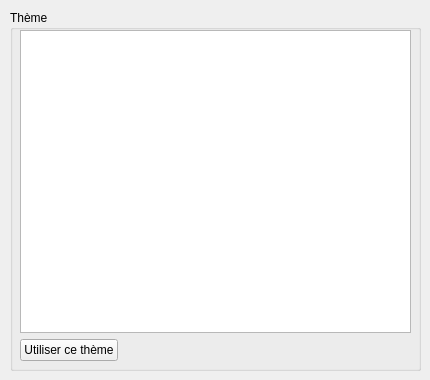
        <widget class="QWidget" name="page_6">
         <widget class="QGroupBox" name="groupBox_9">
          <property name="geometry">
           <rect>
            <x>10</x>
            <y>10</y>
            <width>411</width>
            <height>361</height>
           </rect>
          </property>
          <property name="title">
           <string>Thème</string>
          </property>
          <widget class="QWidget" name="verticalLayoutWidget_11">
           <property name="geometry">
            <rect>
             <x>10</x>
             <y>20</y>
             <width>391</width>
             <height>331</height>
            </rect>
           </property>
           <layout class="QVBoxLayout" name="verticalLayout_11">
            <item>
             <widget class="QListWidget" name="listWidget"/>
            </item>
            <item>
             <layout class="QHBoxLayout" name="horizontalLayout_7">
              <item>
               <widget class="QPushButton" name="pushButton">
                <property name="text">
                 <string>Utiliser ce thème</string>
                </property>
               </widget>
              </item>
              <item>
               <widget class="QLabel" name="label_2">
                <property name="text">
                 <string/>
                </property>
               </widget>
              </item>
              <item>
               <spacer name="horizontalSpacer_3">
                <property name="orientation">
                 <enum>Qt::Horizontal</enum>
                </property>
                <property name="sizeHint" stdset="0">
                 <size>
                  <width>40</width>
                  <height>20</height>
                 </size>
                </property>
               </spacer>
              </item>
             </layout>
            </item>
           </layout>
          </widget>
         </widget>
        </widget>
